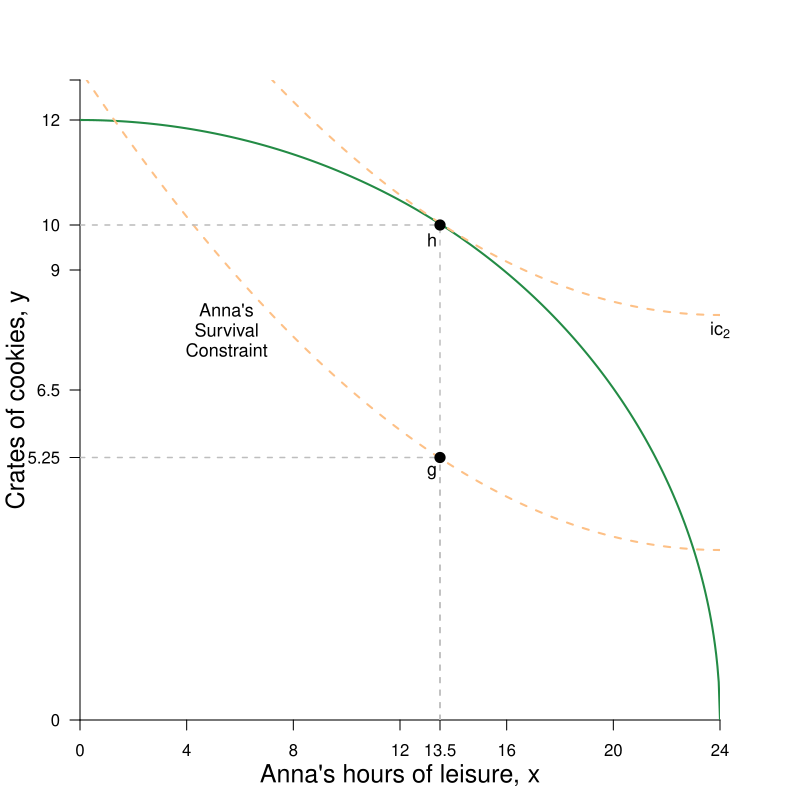

R code for this plot:
#Graph Designer: Simon Halliday
#Authors: Bowles, Foley and Halliday
#Title: Problems for BFH:CCC and CORE: The Economy

library(shape)
pdf(file = "constrained_optimization/ff_problems2.pdf", width = 8, height = 8)

#Set parameters for graphics
axislabelsize <- 1.5
labelsize <- 1.1
graphlinewidth <- 2
segmentlinewidth <- 1.5

COL <- c("#7fc97f", "#beaed4", "#fdc086", "#ffff99", "#386cb0", "#f0027f", "#bf5b17", "#666666")
COLA <- c("#e0f3db", "#99d8c9","#66c2a4","#41ae76", "#238b45", "#005824")
COLB <- c("#4eb3d3", "#2b8cbe", "#0868ac","#084081")

#Edited the margins to cater for the larger LHS labels
par(mar =  c(4, 4, 4, 4))

#Change this to make it log of l 

# ppf <- function(l, k = 0.5) {
#   k * (1/l)
# }

ppf <- function(x) {
  (144 - 0.25*x^2)^(0.5)
}

uB <- function(x, y, rmax = 0.8, xmax = 24) {
  y + rmax*x - (1/2)*(rmax/xmax)*x^2
}

b <- c(13, 17.7, 30) 

uA <- function(x, y, rmax = 1.4, xmax = 24) {
  y + rmax*x - (1/2)*(rmax/xmax)*x^2
}

a <- c(uA(x = 24, y = 3.4), uA(x = 16, y = 6.6), uA(x = 16, y = 9)) 

ylims <- c(0, 12.8)
xlims <- c(0, 24)

npts <- 501 
x <- seq(xlims[1], xlims[2], length.out = npts)
y <- seq(ylims[1], ylims[2], length.out = npts) 



plot(0, 0, xlim = xlims, ylim = ylims, type = "n",
     xlab = expression(paste("")),
     ylab = expression(paste("")), 
     xaxt = "n", 
     yaxt = "n", 
     cex.lab = axislabelsize, 
     bty = "n", 
     xaxs="i", 
     yaxs="i"
)




#ticksy <- seq(from = 0, to = ylims[2], by = 1)
#ylabels <- seq(from = 0, to = ylims[2], by = 1)
# ticksx <- seq(from = 0, to = xlims[2], by = 2)
# xlabels <- seq(from = 0, to = xlims[2], by = 2)
ticksy <- c(ylims[1], 5.25, 6.6, 9, 9.9, 12, ylims[2])
ylabels <- c(ylims[1], 5.25, 6.5, 9, 10, 12, NA)
ticksx <- c(xlims[1], 4, 8, 12, 13.5, 16, 20, xlims[2])
xlabels <- c(xlims[1], 4, 8, 12, 13.5, 16, 20, xlims[2])

axis(1, at = ticksx, pos = 0, labels = xlabels)
axis(2, at = ticksy, pos = 0, labels = ylabels, las = 1)

npts <- 501
xx1 <- seq(xlims[1], xlims[2], length.out = npts)
xx2 <- seq(0, xlims[2], length.out = npts)
xx3 <- seq(xlims[1], 0, length.out = npts)

#Draw the polygon for shading the feasible set
#xpoly1 <- seq(from = xlims[1], to = 16, length.out = 500)
#ypoly1 <- ppf(xpoly1, k = 1.058868, maxx = 17)
#polygon(x = c(xpoly1, xpoly1[1]), y = c(ypoly1, rev(ypoly1)[1]), col=COLA[1], density=NULL, border = NA)

#Draw the graphs
lines(xx1, ppf(xx1), col = COLA[5], lwd = graphlinewidth)
#lines(xx2, fishProd(xx2, k = 2), col = COLB[3], lwd = graphlinewidth)
#lines(xx3, feasibleLabor(xx3, time = 10), col = COL[3], lwd = graphlinewidth)
#lines(xx4, manufactureProd(xx4, k = 0.1, alpha = 2), col = COLB[4], lwd = graphlinewidth)

#Label the feasible frontier
# text(10.5, 0.53, expression("Feasible Frontier"), cex = labelsize)
# Arrows(12.5, 0.53, 14.9, 0.53, col = "black", lty = 1, lwd = 2, arr.type = "triangle", arr.lwd = 0.5)

# contour(x, y,
#         outer(x, y, uA),
#         drawlabels = FALSE,
#         col = COLB[3],
#         lwd = graphlinewidth,
#         levels = a,
#         xaxs="i",
#         yaxs="i",
#         add = TRUE
#         )

contour(x, y, 
        outer(x, y, uB),
        drawlabels = FALSE,
        col = COL[3],
        lwd = graphlinewidth,
        lty = 2, 
        levels = b, 
        xaxs="i", 
        yaxs="i", 
        add = TRUE)

#Axis labels
mtext(expression(paste("Anna's hours of leisure, ", x)), side = 1, line = 2.5, cex = axislabelsize)
text(-2.35, 0.5*ylims[2], expression(paste("Crates of cookies, ", y)), xpd = TRUE, cex = axislabelsize, srt = 90) 

#Add mrs = mrt at i
# text(8, 2.8, expression(paste(mrs(x,y) == mrt(x,y))), cex = labelsize)
# Arrows(8, 2.75, 8, 2.45, col = "black", lty = 1, lwd = 2, arr.type = "triangle", arr.lwd = 0.5)

#Label the indifference curves
# text(17, 1, expression(u[1]^A), cex = labelsize)
# text(17, 1.55, expression(u[2]^A), cex = labelsize)
# text(17, 2.25, expression(u[3]^A), cex = labelsize)

#Annotate max u point on feasibility frontier
# text(8.4, ppf(8) + 0.1, expression(paste(i)), cex = labelsize)
# segments(8, 0, 8, ppf(x = 8), lty = 2, col = "gray", lwd = segmentlinewidth)
# segments(0, ppf(x = 8), 8, ppf(x = 8), lty = 2, col = "gray", lwd = segmentlinewidth)
# points(8, ppf(x = 8), pch = 16, col = "black", cex = 1.5)

# text(2.4, ppf(2) + 0.1, expression(paste(a)), cex = labelsize)
# segments(2, 0, 2, ppf(x = 2), lty = 2, col = "gray", lwd = segmentlinewidth)
# segments(0, ppf(x = 2), 2, ppf(x = 2), lty = 2, col = "gray", lwd = segmentlinewidth)
# points(2, ppf(x = 2), pch = 16, col = "black", cex = 1.5)
# 

# text(16 + 0.3, ppf(16) + 0.3, expression(paste(b)), cex = labelsize)
# segments(16, 0, 16, 9, lty = 2, col = "gray", lwd = segmentlinewidth)
# segments(0, 9, 16, 9, lty = 2, col = "gray", lwd = segmentlinewidth)
# points(16, ppf(x = 16), pch = 16, col = "black", cex = 1.5)
# 
# segments(0, 5.25, 20, 5.25, lty = 2, col = "gray", lwd = segmentlinewidth)
# points(16, 5.25, pch = 16, col = "black", cex = 1.5)
# text(16 + 0.3, 5.25 + 0.3, expression(paste(c)), cex = labelsize)
# 
# segments(20, 0, 20, ppf(20), lty = 2, col = "gray", lwd = segmentlinewidth)
# segments(0, 6.6, 20, 6.6, lty = 2, col = "gray", lwd = segmentlinewidth)
# points(20, 5.25, pch = 16, col = "black", cex = 1.5)
# text(20 + 0.3, 5.25 + 0.3, expression(paste(d)), cex = labelsize)
# 
# points(20, 6.6, pch = 16, col = "black", cex = 1.5)
# text(20 + 0.3, 6.6 + 0.3, expression(paste(e)), cex = labelsize)
# 
# points(16, 6.6, pch = 16, col = "black", cex = 1.5)
# text(16 + 0.3, 6.6 + 0.3, expression(paste(f)), cex = labelsize)
# 

segments(13.5, 0, 13.5, 5.25, lty = 2, col = "gray", lwd = segmentlinewidth)
segments(13.5, 0, 13.5, 9.9, lty = 2, col = "gray", lwd = segmentlinewidth)
segments(0, 9.9, 13.5, 9.9, lty = 2, col = "gray", lwd = segmentlinewidth)
segments(0, 5.25, 13.5, 5.25, lty = 2, col = "gray", lwd = segmentlinewidth)

points(13.5, 5.25, pch = 16, col = "black", cex = 1.5, xpd = TRUE)
text(13.5 - 0.3, 5.25 - 0.3, expression(paste(g)), cex = labelsize, xpd = TRUE)

points(13.5, 9.9, pch = 16, col = "black", cex = 1.5, xpd = TRUE)
text(13.5 - 0.3, 9.9 - 0.3, expression(paste(h)), cex = labelsize, xpd = TRUE)

# points(24, 3.4, pch = 16, col = "black", cex = 1.5, xpd = TRUE)
# text(24 + 0.3, 3 + 0.3, expression(paste(z)), cex = labelsize, xpd = TRUE)

# text(8.6, 8.4, expression(paste("Anna's")), cex = labelsize)
# text(8.6, 8, expression(paste("Reservation")), cex = labelsize)
# text(8.6, 7.6, expression(paste("Indifference")), cex = labelsize)
# text(8.6, 7.2, expression(paste("Curve")), cex = labelsize)
#Arrows(8.6, 3.6, 8.6, 6, col = "black", lty = 1, lwd = 2, arr.type = "triangle", arr.lwd = 0.5)


text(5.5, 8.2, expression(paste("Anna's")), cex = labelsize)
text(5.5, 7.8, expression(paste("Survival")), cex = labelsize)
text(5.5, 7.4, expression(paste("Constraint")), cex = labelsize)

# text(24, 2.76, expression(ic[1]), cex = labelsize, xpd = TRUE)
# text(24, 3.75, expression(ic[2]), cex = labelsize, xpd = TRUE)
# text(24, 5.2, expression(ic[3]), cex = labelsize, xpd = TRUE)
# text(24, 7, expression(ic[4]), cex = labelsize, xpd = TRUE)

text(24, 7.8, expression(ic[2]), cex = labelsize, xpd = TRUE)


dev.off()
